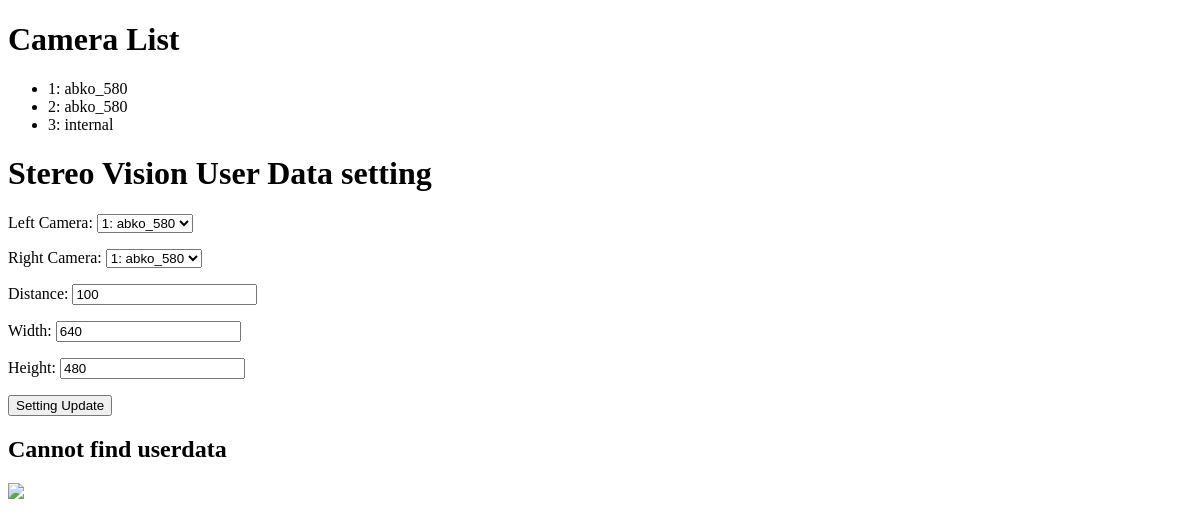
Before: /vision/test/temp/ with the older database file.
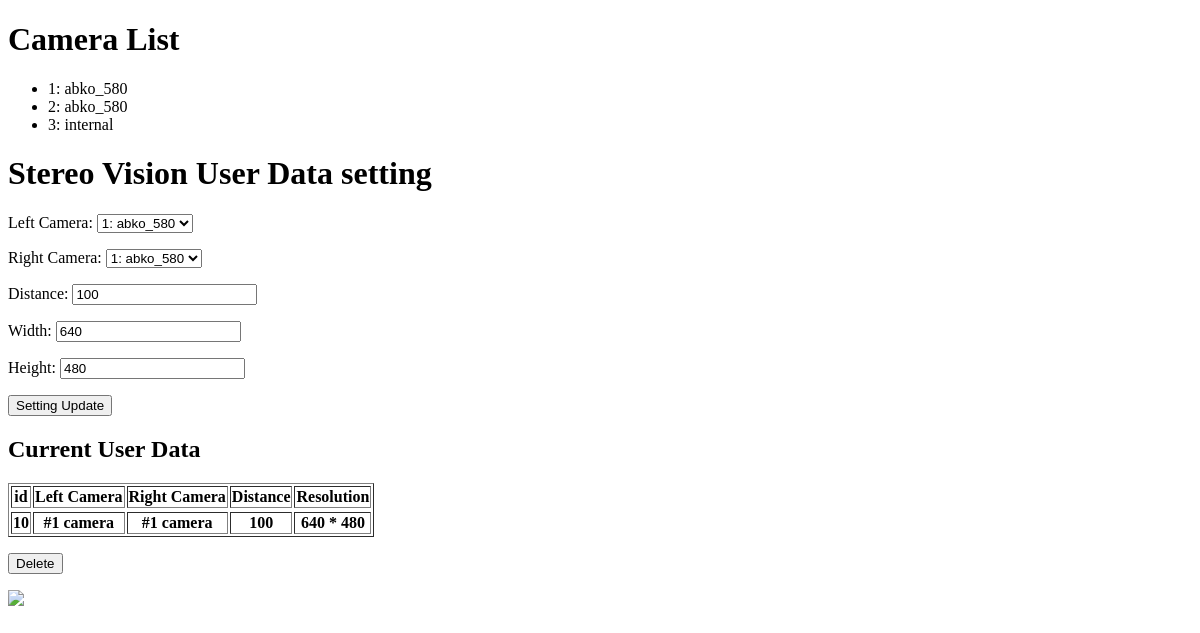
After: the same page with the newer database file.
### stereovision/models.py (models this page shows, shortened)
class CameraInfo(models.Model):
    id = models.AutoField(primary_key=True)
    camera_name = models.CharField(max_length=200)
    frame = models.PositiveIntegerField(default=0)
    resolution_width = models.PositiveIntegerField(default=0)
    resolution_height = models.PositiveIntegerField(default=0)

class Userdata(models.Model):
    id = models.AutoField(primary_key=True)
    left = models.IntegerField(default=0)
    right = models.IntegerField(default=1)
    distance = models.IntegerField(default=100)
    user_width = models.PositiveIntegerField(default=640)
    user_height = models.PositiveIntegerField(default=480)

### stereovision/views.py (the view)
# urls.py: path('test/temp/', views.test_temp, name="test"),
def test_temp(request):
    camera_list = CameraInfo.objects.all()
    userdata_list = Userdata.objects.all()
    context = {
        'camera_list': camera_list,
        'userdata_list': userdata_list,
    }
    return render(request, 'stereovision/test_temp.html', context)

### stereovision/templates/stereovision/test_temp.html (shortened to what this page needs)
<!DOCTYPE html>
<html>
<head>
</head>
{% load static %}
<link rel="stylesheet" type="text/css" href="{% static 'stereovision/style.css'%}">
<body>
{% if camera_list %}
    <h1> Camera List </h1>
    <ul>
    {% for camerainfo in camera_list %}
        <li> {{camerainfo.id}}: {{camerainfo.camera_name}} </li>
    {% endfor %}
    </ul>
{% else %}
    <h1> Cannot find camera </h1>
{% endif %}
    <h1> Stereo Vision User Data setting </h1>
    <form action="{% url 'stereovision:userdata_update' %}" method="POST">
    <p>
    <label for="left">Left Camera: </label>
    <select name="left" id="left">
    {% for camera in camera_list %}
        <option value={{camera.id}}> {{camera.id}}: {{camera.camera_name}} </option>
    {% endfor %}
    </select>
    </p>
    <p>
    <label for="right">Right Camera: </label>
    <select name="right" id="right">
    {% for camera in camera_list %}
        <option value={{camera.id}}> {{camera.id}}: {{camera.camera_name}} </option>
    {% endfor %}
    </select>
    </p>
    <p>
    <label for="distance">Distance: </label>
    <input type="number" name="distance" id="distance" value="100">
    </p>
    <p>
    <label for="width">Width: </label>
    <input type="number" name="width" id="width" value="640">
    </p>
    <p>
    <label for="height">Height: </label>
    <input type="number" name="height" id="height" value="480">
    </p>
    <p>
    <input type="submit" value="Setting Update">
    </p>
    </form>
{% if userdata_list %}
    <h2> Current User Data </h2>
    <table border="1">
    <tr>
        <th>id</th>
        <th>Left Camera</th>
        <th>Right Camera</th>
        <th>Distance</th>
        <th>Resolution</th>
    <tr>
    {% for userdata in userdata_list %}
    <tr>
        <th> {{userdata.id}} </th>
        <th> #{{userdata.left}} camera </th>
        <th> #{{userdata.right}} camera </th>
        <th> {{userdata.distance}} </th>
        <th> {{userdata.user_width}} * {{userdata.user_height}} </th>
    </tr>
    {% endfor %}
    </table>
    <p>
    <form action="{% url 'stereovision:userdata_delete'%}" method="POST">
    <input type="submit" value="Delete">
    </form>
    </p>
{% else %}
    <h2> Cannot find userdata </h2>
{% endif %}
<img src="{% url 'stereovision:video_left' %}">
</body>
</html>

### stereovision/static/stereovision/style.css (style rules this page uses)
body { background-color: white; }

Changed rows visible on the page:
added Userdata: id "10", left "1", right "1", distance "100", user_width "640", user_height "480"
Other visible differences:
form field value: (not shown) → "Delete"
text no longer shown: "Cannot find userdata"
text now shown: "Current User Data id Left Camera Right Camera Distance Resolution"
